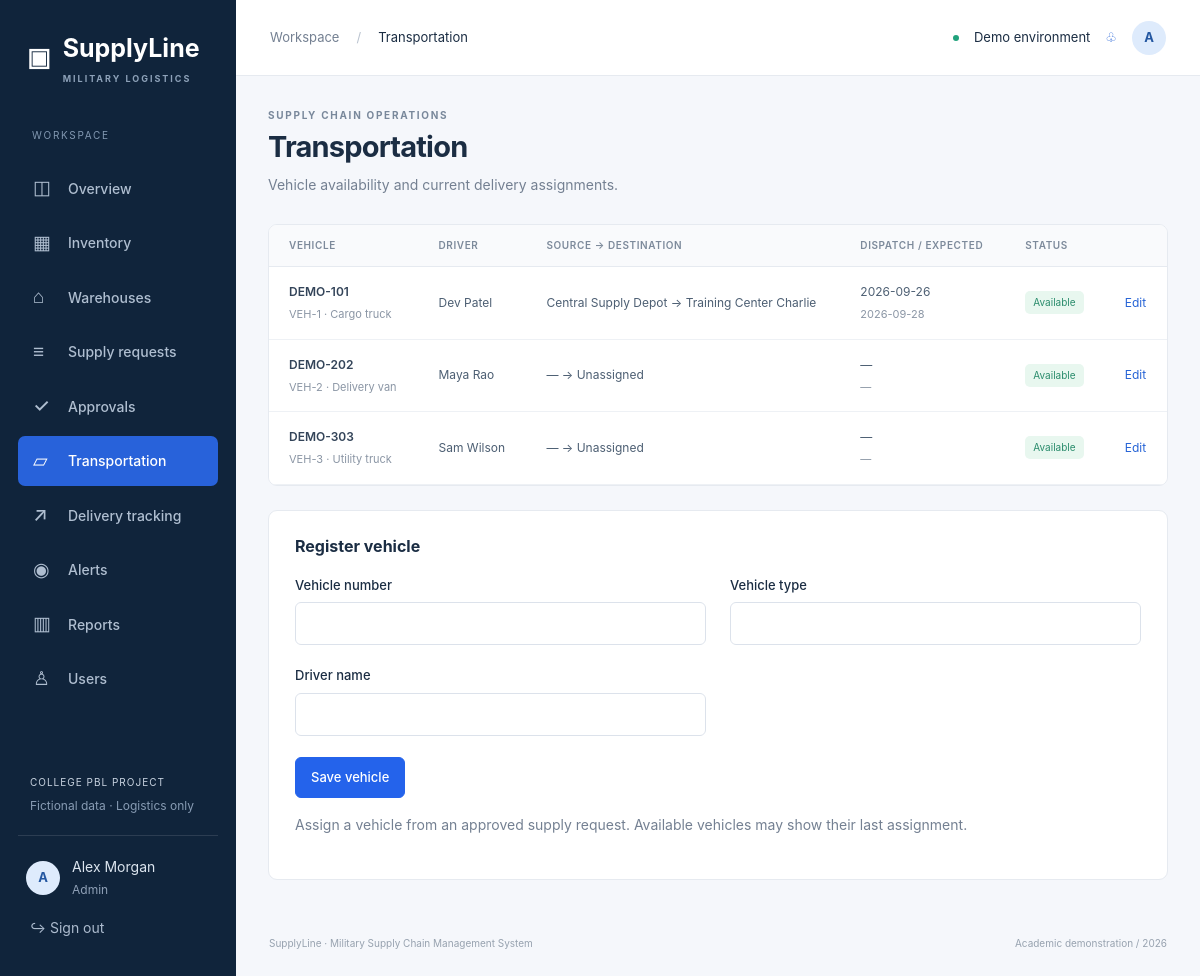
Screenshot of /transportation (signed in) with the database file from the repository.
### tables this page shows
CREATE TABLE users(id INTEGER PRIMARY KEY,name TEXT NOT NULL,email TEXT UNIQUE NOT NULL,password TEXT NOT NULL,role TEXT NOT NULL CHECK(role IN ('Admin','Logistics Officer','Warehouse Staff')),warehouse_id INTEGER REFERENCES warehouses(id),CHECK(role!='Warehouse Staff' OR warehouse_id IS NOT NULL));

CREATE TABLE vehicles(id INTEGER PRIMARY KEY,vehicle_number TEXT UNIQUE NOT NULL,vehicle_type TEXT NOT NULL,driver_name TEXT NOT NULL,source TEXT,destination TEXT,dispatch_date TEXT,expected_date TEXT,status TEXT NOT NULL DEFAULT 'Available' CHECK(status IN ('Available','In Transit')));

CREATE TABLE warehouses(id INTEGER PRIMARY KEY,name TEXT NOT NULL,location TEXT NOT NULL,capacity INTEGER NOT NULL CHECK(capacity>0),manager TEXT NOT NULL,contact TEXT NOT NULL,status TEXT NOT NULL CHECK(status IN ('Active','Inactive')));

### app.py (the view, shortened to what this page needs)
@app.route('/transportation',methods=['GET','POST'])
@roles('Admin','Logistics Officer')
def transportation():
    edit=get_record('vehicles',request.args['edit']) if request.args.get('edit') else None
    return render_template('transportation.html',title='Transportation',vehicles=rows('SELECT v.*,w.name source_name FROM vehicles v LEFT JOIN warehouses w ON w.id=v.source'),edit=edit)

### app.py (called while the page is built)
def db():
    if 'db' not in g:
        g.db = sqlite3.connect(app.config['DATABASE'])
        g.db.row_factory = sqlite3.Row
        g.db.execute('PRAGMA foreign_keys=ON')
    return g.db

def rows(sql, args=()):
    return db().execute(sql, args).fetchall()

def one(sql, args=()):
    return db().execute(sql, args).fetchone()

def roles(*allowed):
    def decorate(fn):
        @wraps(fn)
        def wrapped(*args, **kwargs):
            if not g.user:
                return redirect(url_for('login'))
            if allowed and g.user['role'] not in allowed:
                abort(403)
            return fn(*args, **kwargs)
        return wrapped
    return decorate

@app.before_request
def authenticate():
    g.user = one('SELECT * FROM users WHERE id=?', (session['user_id'],)) if session.get('user_id') else None
    session.setdefault('csrf', secrets.token_hex(24))
    if request.method == 'POST' and not secrets.compare_digest(session['csrf'], request.form.get('csrf', '')):
        abort(400, 'Invalid form token. Refresh the page and try again.')

@app.context_processor
def context():
    return dict(user=g.user, csrf=session.get('csrf'), categories=CATEGORIES, roles_list=ROLES, today=date.today().isoformat())

### templates/transportation.html
{% extends 'base.html' %}{% from 'macros.html' import heading,input,csrf_field,badge with context %}{% block content %}{{heading('Transportation','Vehicle availability and current delivery assignments.')}}<section class="panel table-responsive"><table class="table"><thead><tr><th>Vehicle</th><th>Driver</th><th>Source → destination</th><th>Dispatch / expected</th><th>Status</th><th></th></tr></thead><tbody>{% for v in vehicles %}<tr><td><b>{{v.vehicle_number}}</b><small>VEH-{{v.id}} · {{v.vehicle_type}}</small></td><td>{{v.driver_name}}</td><td>{{v.source_name or '—'}} → {{v.destination or 'Unassigned'}}</td><td>{{v.dispatch_date or '—'}}<small>{{v.expected_date or '—'}}</small></td><td>{{badge(v.status)}}</td><td>{% if v.status=='Available' %}<a href="{{url_for('transportation',edit=v.id)}}">Edit</a>{% endif %}</td></tr>{% endfor %}</tbody></table></section><form class="panel form-panel" method="post"><h2>{{'Edit vehicle' if edit else 'Register vehicle'}}</h2>{{csrf_field()}}<input type="hidden" name="id" value="{{edit.id if edit else ''}}"><div class="form-grid">{% for key,label in [('vehicle_number','Vehicle number'),('vehicle_type','Vehicle type'),('driver_name','Driver name')] %}{{input(key,label,edit[key] if edit else '')}}{% endfor %}</div><button class="btn btn-primary">Save vehicle</button><p class="muted mt-3">Assign a vehicle from an approved supply request. Available vehicles may show their last assignment.</p></form>{% endblock %}

### templates/base.html
<!doctype html><html lang="en"><head><meta charset="utf-8"><meta name="viewport" content="width=device-width,initial-scale=1"><title>{{title}} · SupplyLine</title><link rel="stylesheet" href="{{url_for('static',filename='vendor/bootstrap.min.css')}}"><link rel="stylesheet" href="{{url_for('static',filename='css/style.css')}}"></head><body>{% if user %}<aside id="sidebar"><a class="brand" href="/">▣ <span>SupplyLine<small>MILITARY LOGISTICS</small></span></a><div class="workspace-label">WORKSPACE</div><nav>{% for endpoint,label,icon in [('dashboard','Overview','◫'),('inventory_page','Inventory','▦'),('warehouses_page','Warehouses','⌂'),('requests_page','Supply requests','≡'),('approvals','Approvals','✓'),('transportation','Transportation','▱'),('tracking','Delivery tracking','↗'),('alerts','Alerts','◉'),('reports','Reports','▥'),('users_page','Users','♙')] %}{% if user.role!='Warehouse Staff' or endpoint in ['dashboard','inventory_page','warehouses_page','tracking','alerts'] %}{% if endpoint!='users_page' or user.role=='Admin' %}<a class="{{'active' if request.endpoint==endpoint}}" href="{{url_for(endpoint)}}"><span>{{icon}}</span>{{label}}</a>{% endif %}{% endif %}{% endfor %}</nav><div class="sidebar-bottom"><div class="demo-note">COLLEGE PBL PROJECT<small>Fictional data · Logistics only</small></div><a class="profile-link" href="{{url_for('profile')}}"><b class="avatar">{{user.name[:1]}}</b><span>{{user.name}}<small>{{user.role}}</small></span></a><form method="post" action="{{url_for('logout')}}"><input type="hidden" name="csrf" value="{{csrf}}"><button class="logout">↪ Sign out</button></form></div></aside>{% endif %}<div class="{{'shell' if user else 'login-shell'}}">{% if user %}<header><div><button id="menu-toggle" aria-label="Toggle navigation">☰</button><span class="muted">Workspace</span><span class="crumb">/</span>{{title}}</div><div class="header-right"><span class="live-dot"></span> Demo environment <a href="{{url_for('alerts')}}" aria-label="View alerts">♧</a><a class="avatar" href="{{url_for('profile')}}">{{user.name[:1]}}</a></div></header>{% endif %}<main>{% for category,message in get_flashed_messages(with_categories=true) %}<div role="alert" class="alert alert-{{category}}">{{message}}</div>{% endfor %}{% block content %}{% endblock %}</main>{% if user %}<footer>SupplyLine · Military Supply Chain Management System <span>Academic demonstration / {{today[:4]}}</span></footer>{% endif %}</div><script src="{{url_for('static',filename='js/script.js')}}"></script>{% block scripts %}{% endblock %}</body></html>

### templates/macros.html
{% macro badge(status) %}<span class="status status-{{status|lower|replace(' ','-')}}">{{status}}</span>{% endmacro %}{% macro input(name,label,value='',type='text',required=true) %}<label class="field">{{label}}<input class="form-control" type="{{type}}" name="{{name}}" value="{{request.form.get(name,value) or ''}}" {% if required %}required{% endif %} {% if type=='number' %}min="0" max="100000000" step="1"{% endif %}></label>{% endmacro %}{% macro csrf_field() %}<input type="hidden" name="csrf" value="{{csrf}}">{% endmacro %}{% macro heading(title,description) %}<div class="page-heading"><div><div class="eyebrow">SUPPLY CHAIN OPERATIONS</div><h1>{{title}}</h1><p>{{description}}</p></div></div>{% endmacro %}

### static/css/style.css (style rules this page uses)
:root { --navy:#10243b;--blue:#2463eb;--muted:#748092;--border:#e6eaf0;--bg:#f5f7fb;--ink:#1b2d43 }
* { box-sizing:border-box }
body { margin:0;background:var(--bg);color:var(--ink);font-family:Inter,-apple-system,BlinkMacSystemFont,'Segoe UI',sans-serif;font-size:14px }
a { color:#2764d6;text-decoration:none }
h1 { font-size:29px;letter-spacing:-.8px;font-weight:700;margin:7px 0 9px }
h2 { font-size:16px;font-weight:650;margin:0 0 7px }
p { line-height:1.6 }
small { font-size:12px }
aside { position:fixed;inset:0 auto 0 0;width:236px;background:var(--navy);color:#c8d3e0;padding:30px 18px;display:flex;flex-direction:column;z-index:30 }
.brand { color:#fff;display:flex;gap:12px;font-size:25px;font-weight:750;align-items:center;padding:0 9px }
.brand small { display:block;letter-spacing:2px;font-size:9px;color:#8da1b8;margin-top:4px }
.workspace-label { font-size:10px;letter-spacing:1.7px;color:#8298b1;margin:43px 14px 16px }
nav a { display:flex;gap:13px;align-items:center;color:#afbed0;padding:11px 15px;border-radius:7px;margin:4px 0;font-weight:500 }
nav a span { font-size:19px;width:22px }
nav a.active { color:#fff;background:#2862da }
.sidebar-bottom { margin-top:auto }
.demo-note { font-size:10px;letter-spacing:1px;padding:25px 12px 20px;border-bottom:1px solid #2c3d52 }
.demo-note small { display:block;letter-spacing:0;color:#879bb3;margin-top:7px }
.profile-link { display:flex;align-items:center;gap:12px;color:#dce5ef;margin:20px 8px 10px }
.profile-link small { display:block;color:#90a1b7;margin-top:4px }
.avatar { display:inline-flex;border-radius:50%;background:#deebfc;color:#2457a1;align-items:center;justify-content:center;width:34px;height:34px;font-size:13px;font-weight:700 }
.logout { background:transparent;color:#acbbce;border:0;padding:8px 12px }
.shell { margin-left:236px }
header { height:76px;border-bottom:1px solid var(--border);background:#fff;display:flex;justify-content:space-between;align-items:center;padding:0 34px;font-size:13px }
.crumb { padding:0 17px;color:#bac3cf }
.header-right { display:flex;gap:15px;align-items:center }
.live-dot { width:6px;height:6px;background:#20a27c;border-radius:50% }
.muted { color:var(--muted) }
main { max-width:1680px;margin:auto;padding:32px }
.page-heading { display:flex;justify-content:space-between;align-items:center;margin-bottom:28px }
.page-heading p { color:var(--muted);margin:0 }
.eyebrow { font-size:10px;letter-spacing:1.7px;font-weight:700;color:#79889b }
.btn { font-size:13px;border-radius:6px;padding:10px 15px;font-weight:550 }
.btn-primary { background:var(--blue);border-color:var(--blue) }
.panel { background:#fff;border:1px solid var(--border);border-radius:9px;margin-bottom:24px;overflow:hidden }
.table { margin:0;font-size:12px;--bs-table-color:#4d5f73;vertical-align:middle }
.table th { background:#f9fafc;font-size:10px;text-transform:uppercase;letter-spacing:.6px;font-weight:600;color:#7d8a9b;padding:13px 20px;border-color:var(--border) }
.table td { padding:16px 20px;border-color:#eef1f5 }
.table td b { color:#334459;font-weight:600 }
.table small { display:block;color:#8b96a5;font-size:11px;margin-top:5px }
.status { display:inline-block;font-size:10px;border-radius:5px;padding:4px 8px;color:#687b90;background:#edf1f6;white-space:nowrap }
.status-delivered,.status-active,.status-available { color:#2a8c6c;background:#e8f7ef }
footer { display:flex;justify-content:space-between;padding:0 33px 25px;color:#97a2af;font-size:10px }
.form-panel { padding:26px;max-width:1100px }
.form-panel h2 { margin-bottom:20px }
.form-grid { display:grid;grid-template-columns:1fr 1fr;gap:0 24px }
.field { display:block;font-size:13px;font-weight:500;margin-bottom:21px }
.form-control,.form-select { font-size:14px;padding:10px 12px;border-color:#dce2eb;margin-top:7px }
button,a,input,select,summary { outline-offset:4px }
aside { overflow-y:auto }

### rows the page displays
users: name "A", name "Alex Morgan", role "Admin"
vehicles: vehicle_number "DEMO-101", id "1", vehicle_type "Cargo truck", driver_name "Dev Patel", name "Central Supply Depot", destination "Training Center Charlie", dispatch_date "2026-09-26", expected_date "2026-09-28", status "Available"
vehicles: vehicle_number "DEMO-202", id "2", vehicle_type "Delivery van", driver_name "Maya Rao", source_name "—", destination "Unassigned", dispatch_date "—", expected_date "—", status "Available"
vehicles: vehicle_number "DEMO-303", id "3", vehicle_type "Utility truck", driver_name "Sam Wilson", source_name "—", destination "Unassigned", dispatch_date "—", expected_date "—", status "Available"

### other values shown
{{ icon }} "◫" "▦" "⌂" "≡" "✓" "▱" "↗" "◉" "▥" "♙"
{{ label }} "Overview" "Inventory" "Warehouses" "Supply requests" "Approvals" "Transportation" "Delivery tracking" "Alerts" "Reports" "Users"
{{ title }} "Transportation"
{{ description }} "Vehicle availability and current delivery assignments."
{{ 'Edit vehicle' if edit else 'Register vehicle' }} "Register vehicle"
{{ label }} "Vehicle number" "Vehicle type" "Driver name"
